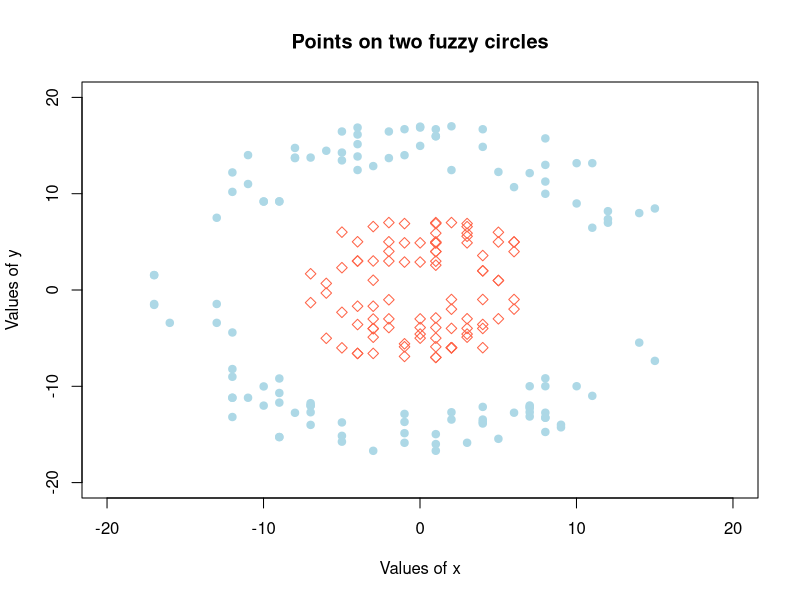

The R source for this figure:
# Returns a dataframe with points roughly located on a circle. 
new.points <- function(class = 0, radius = 5, distortion = 2, nr.of.samples = 100){      
  set.seed(0)
  x <- sample(-radius:radius, nr.of.samples, replace=TRUE) + 0.01
  y <- sqrt(radius^2 - x^2) * sample(c(-1,1), nr.of.samples, replace=TRUE)   
  x <- x + sample(-distortion:distortion, nr.of.samples, replace=TRUE)
  y <- y + sample(-distortion:distortion, nr.of.samples, replace=TRUE)  
  df <- data.frame(x = x, y = y, class = class)
  return(df)
}

##
## Working with data
##

# generate points of two different classes
df.first  <- new.points(class = 0, radius = 5, nr.of.samples = 100)
df.second <- new.points(class = 1, radius = 15, nr.of.samples = 120)

# create a plot
max <- 20
plot(-max:max, -max:max, type = "n", 
     main = "Points on two fuzzy circles",
     xlab = "Values of x", ylab = "Values of y")
points(df.first$x,  df.first$y,  pch = 5,  col = "tomato") # 5 for diamonds
points(df.second$x, df.second$y, pch = 19, col = "light blue")  # 19 for solid circles


# append the two dataframes
dataset <- rbind(df.first, df.second)
# shuffle the data
dataset <- dataset[sample(nrow(dataset)),]

# output
write.csv(dataset, file="two_circles.csv", row.names=FALSE)
